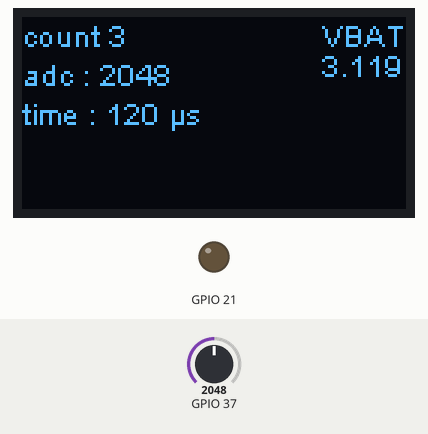
The sketch below on a simulated ESP32. Parts: 128×64 one-colour display, output pins drawn as LEDs (lit = HIGH). The test bench sets the inputs (shaded band); at power-on: GPIO 37 = 2048 (analog values on the 0–4095 scale).

Above: at 1.3 s.
1.4 s: GPIO 37 set to 2866
At 1.9 s:
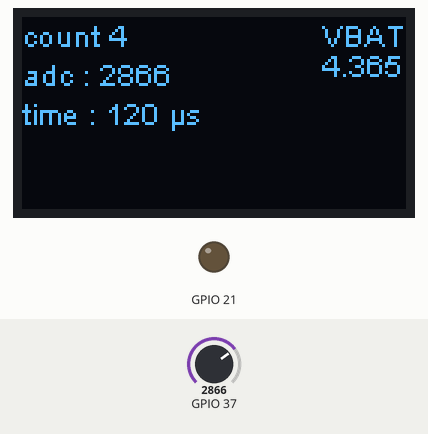
3.5 s: GPIO 37 set to 3603
At 4.0 s:
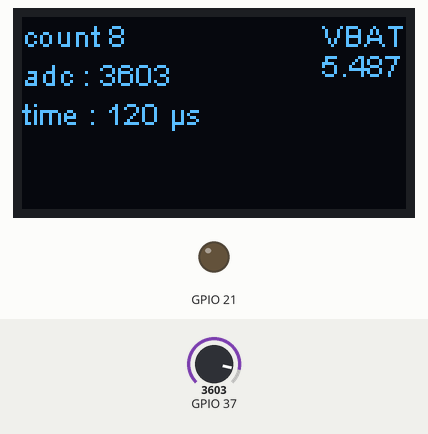
5.6 s: GPIO 37 set to 4095
At 6.0 s:
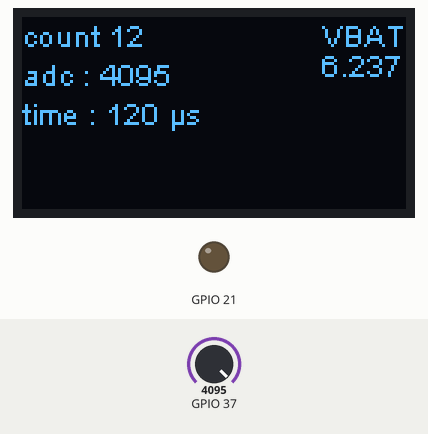
Timing chart, 0 to 8.6 s (numbered marks = the images above; inputs shaded):
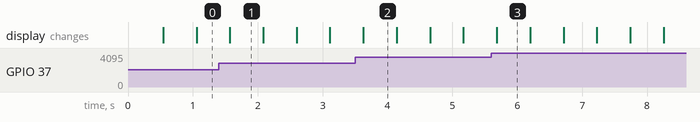

Measured:
- what the display in image 1 shows lasts 0.5 s, from 1.6 s to 2.1 s

The sketch:

ADC_test.ino
```cpp
/*
 *  Test of ADC for measurement of battary voltage
 */

#include "heltec.h"
#include "oled.hpp"

int count;
HeltecOLED *oled;

// ADC range is 0 - 1.10 V
// voltage divider is 0.3125
// full range is 3.52 V
// LSB voltage is 0.0008594 V
// attenuation factors [0dB 2.5dB 6dB 11dB ] [1.0 0.753 0.544 0.292]

// measured LSB voltage is 0.001523 V

void setup()
{
    // VextON() - switch on the voltage divider at the battery pin, otherwise the full voltage goes to the ADC
    // Vext = GPIO21
    pinMode(Vext, OUTPUT);
    digitalWrite(Vext, LOW);
    // pinMode(LED,OUTPUT);

    oled = new HeltecOLED();
    count = 0;
    // Heltec.begin(true /*DisplayEnable Enable*/, true /*Serial Enable*/);
    oled -> init();
    oled -> flipScreenVertically();
    oled -> setFont(ArialMT_Plain_10);

    analogReadResolution(12);         // set resolution 12-bit (0...4095)
    analogSetWidth(12);               // set sample bit width
    // we have board version 2.3 the battery voltage is atteched to GPIO37
    analogSetAttenuation(ADC_6db);    // 0=ADC_0db  3=ADC_11db
    analogSetCycles(8);               // averaging per sample default=8
    analogSetClockDiv(255);           // 26 kS/s
}

void loop()
{
    char message[32];

    count++;
    sprintf(message,"count %d", count);
    oled -> clearLine (0, 0);
    oled -> drawString(0, 0, message);

    uint32_t before = micros();
    uint16_t adc  =  analogRead(37);
    uint32_t after = micros();
    sprintf(message,"adc : %d", adc);
    oled -> clearLine (0, oled->fontHeight());
    oled -> drawString(0, oled->fontHeight(), message);
    sprintf(message,"time : %d µs", after-before);
    oled -> clearLine (0, 2* oled->fontHeight());
    oled -> drawString(0, 2* oled->fontHeight(), message);

    oled -> clearRect (100, 0, 38, 23);
    oled -> drawString(100, 0, "VBAT");
    sprintf(message,"%5.3f", 0.001523*adc);
    oled -> drawString(100, 10, message);

    oled -> display();
    delay(500);

}
```

oled.hpp
```cpp
/*
 * Ulf Lehnert 9/2020
 * This is a wrapper for the Heltec OLED library.
 *
 *   - provides some convenience by fixing parameters as does heltec.h
 *   - provides some additional helper methods
 */

#include "heltec.h"

class HeltecOLED : public SSD1306Wire
{
  public :

    // default constructor just calls the Heltec constructor - no additional data
    HeltecOLED() : SSD1306Wire(0x3c, SDA_OLED, SCL_OLED, RST_OLED, GEOMETRY_128_64) {};

    // clear a rectangle on the display (e.g. one text line)
    void clearRect (int16_t x, int16_t y, int16_t width, int16_t height)
    {
        OLEDDISPLAY_COLOR old_color = getColor();
        setColor(BLACK);
        fillRect (x, y, width, height);
        setColor(old_color);
    }

    // get the pixel height of the current font
    uint8_t fontHeight()
    {
        return pgm_read_byte(fontData + HEIGHT_POS);
    }

    // clear one text line (i.e. before printing a new string)
    void clearLine(int16_t x, int16_t y)
    {
        clearRect(x,y,width()-x,fontHeight());
    }
};
```
